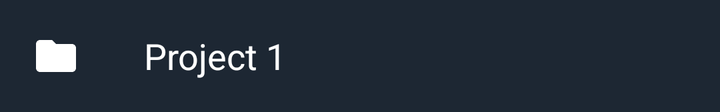
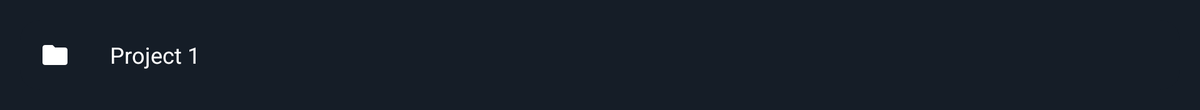

An Android layout and its configuration variant, each rendered on a device that would load it. The default file and the variant file are quoted in full after the pictures.
<!-- AndroidManifest.xml: application theme AppTheme.Dark -->
<!-- res/layout/fragment_repository_tree_item.xml -->
<?xml version="1.0" encoding="utf-8"?>
<layout xmlns:android="http://schemas.android.com/apk/res/android"
    xmlns:app="http://schemas.android.com/apk/res-auto"
    xmlns:tools="http://schemas.android.com/tools">

    <LinearLayout
        android:id="@+id/constraintLayoutFileItem"
        android:layout_width="match_parent"
        android:layout_height="56dp"
        android:background="?attr/recyclerItemBackgroundColor"
        android:foreground="?attr/selectableItemBackground"
        android:gravity="center_vertical"
        android:orientation="horizontal">

        <android.support.v7.widget.AppCompatImageView
            android:id="@+id/appCompatImageViewFile"
            android:layout_width="24dp"
            android:layout_height="24dp"
            android:layout_marginStart="16dp"
            android:scaleType="centerInside"
            android:tint="?attr/recyclerItemIconsColor"
            app:layout_constraintBottom_toBottomOf="parent"
            app:layout_constraintStart_toStartOf="parent"
            app:layout_constraintTop_toTopOf="parent"
            tools:src="@drawable/ic_folder_white_24dp" />

        <android.support.v7.widget.AppCompatTextView
            android:id="@+id/appCompatTextViewFileItemTitle"
            style="@style/TextAppearance.AppCompat.Medium"
            android:layout_width="0dp"
            android:layout_height="wrap_content"
            android:layout_marginBottom="8dp"
            android:layout_marginTop="8dp"
            android:layout_weight="1"
            android:ellipsize="end"
            android:gravity="bottom"
            android:maxLines="1"
            android:paddingLeft="32dp"
            android:paddingRight="32dp"
            android:textColor="?attr/recyclerItemPrimaryTextColor"
            app:layout_constraintBottom_toBottomOf="parent"
            app:layout_constraintStart_toEndOf="@+id/appCompatImageViewFile"
            app:layout_constraintTop_toTopOf="parent"
            tools:text="Project 1" />

        <android.support.v7.widget.AppCompatImageView
            android:id="@+id/appCompatImageViewFileMenu"
            android:layout_width="24dp"
            android:layout_height="24dp"
            android:layout_marginEnd="16dp"
            android:background="?attr/selectableItemBackgroundBorderless"
            android:clickable="true"
            android:focusable="true"
            android:tint="?attr/recyclerItemIconsColor"
            android:visibility="gone"
            app:layout_constraintBottom_toBottomOf="parent"
            app:layout_constraintEnd_toEndOf="parent"
            app:layout_constraintTop_toTopOf="parent"
            app:srcCompat="@drawable/ic_more_vert_white_24dp" />

    </LinearLayout>

</layout>
<!-- resources referenced by this layout -->
<resources>
  <!-- drawable ic_folder_white_24dp (drawable) -->
  <vector android:height="24dp"
          android:tint="#FFFFFF"
          android:viewportHeight="24.0"
          android:viewportWidth="24.0"
          android:width="24dp"
          xmlns:android="http://schemas.android.com/apk/res/android">
      <path
              android:fillColor="#FF000000"
              android:pathData="M10,4H4c-1.1,0 -1.99,0.9 -1.99,2L2,18c0,1.1 0.9,2 2,2h16c1.1,0 2,-0.9 2,-2V8c0,-1.1 -0.9,-2 -2,-2h-8l-2,-2z"/>
  </vector>
  <!-- drawable ic_more_vert_white_24dp (drawable) -->
  <vector android:height="24dp"
          android:tint="#FFFFFF"
          android:viewportHeight="24.0"
          android:viewportWidth="24.0"
          android:width="24dp"
          xmlns:android="http://schemas.android.com/apk/res/android">
      <path
              android:fillColor="#FF000000"
              android:pathData="M12,8c1.1,0 2,-0.9 2,-2s-0.9,-2 -2,-2 -2,0.9 -2,2 0.9,2 2,2zM12,10c-1.1,0 -2,0.9 -2,2s0.9,2 2,2 2,-0.9 2,-2 -0.9,-2 -2,-2zM12,16c-1.1,0 -2,0.9 -2,2s0.9,2 2,2 2,-0.9 2,-2 -0.9,-2 -2,-2z"/>
  </vector>
  <style name="AppTheme" parent="Theme.AppCompat.Light.DarkActionBar">
          <item name="android:windowDrawsSystemBarBackgrounds">true</item>
          <item name="android:navigationBarColor">@color/darkPrimaryColor</item>
          <item name="coordinatorLayoutStyle">@style/Widget.Design.CoordinatorLayout</item>
      </style>
  <color name="darkPrimaryColor">#222E3C</color>
  <color name="darkPrimaryDarkColor">#1A212C</color>
  <color name="darkSecondaryColor">#1DA1F2</color>
  <color name="darkPrimaryBackgroundColor">#151D27</color>
  <color name="darkPrimaryLightColor">#1D2733</color>
  <color name="darkPrimaryTextColor">#ffffff</color>
  <color name="darkSecondaryTextColor">#eff2f3</color>
  <color name="rippleColor">#4f5d6e</color>
  <style name="DialogStyleDark" parent="ThemeOverlay.AppCompat.Dialog">
          <item name="android:background">@color/darkPrimaryBackgroundColor</item>
          <item name="android:textColorAlertDialogListItem">@color/darkPrimaryTextColor</item>
          <item name="android:textColorPrimary">@color/darkPrimaryTextColor</item>
          <item name="android:textColorSecondary">@color/darkPrimaryTextColor</item>
          <item name="android:textColor">@color/darkPrimaryTextColor</item>
      </style>
  <color name="darkSecondaryLightColor">#50cff9</color>
  <color name="darkTertiaryBackgroundColor">#b5bcc2</color>
  <style name="SpinnerStyleDark" parent="Widget.AppCompat.TextView.SpinnerItem">
          <item name="android:textColor">@color/normalSecondaryInverseTextColor</item>
          <item name="android:textColorPrimary">@color/normalSecondaryInverseTextColor</item>
          <item name="android:textColorSecondary">@color/normalSecondaryInverseTextColor</item>
      </style>
  <color name="normalSecondaryInverseTextColor">#ffffff</color>
  <!-- some entries are left out for length -->
</resources>
<!-- res/layout-w820dp/fragment_repository_tree_item.xml (the repository's variant of the layout above) -->
<!-- drawn on a 7-inch tablet turned sideways -->
<?xml version="1.0" encoding="utf-8"?>
<layout xmlns:android="http://schemas.android.com/apk/res/android"
    xmlns:app="http://schemas.android.com/apk/res-auto"
    xmlns:tools="http://schemas.android.com/tools">

    <android.support.v7.widget.CardView
        android:layout_width="match_parent"
        android:layout_height="wrap_content"
        android:layout_margin="16dp"
        android:foreground="?attr/selectableItemBackground"
        app:cardBackgroundColor="?attr/generalPrimaryBackground"
        app:cardCornerRadius="16dp"
        app:cardElevation="0dp">

        <LinearLayout
            android:id="@+id/constraintLayoutFileItem"
            android:layout_width="match_parent"
            android:layout_height="56dp"
            android:gravity="center_vertical"
            android:orientation="horizontal">

            <android.support.v7.widget.AppCompatImageView
                android:id="@+id/appCompatImageViewFile"
                android:layout_width="24dp"
                android:layout_height="24dp"
                android:layout_marginStart="16dp"
                android:scaleType="centerInside"
                android:tint="?attr/recyclerItemIconsColor"
                app:layout_constraintBottom_toBottomOf="parent"
                app:layout_constraintStart_toStartOf="parent"
                app:layout_constraintTop_toTopOf="parent"
                tools:src="@drawable/ic_folder_white_24dp" />

            <android.support.v7.widget.AppCompatTextView
                android:id="@+id/appCompatTextViewFileItemTitle"
                style="@style/TextAppearance.AppCompat.Medium"
                android:layout_width="0dp"
                android:layout_height="wrap_content"
                android:layout_marginBottom="8dp"
                android:layout_marginTop="8dp"
                android:layout_weight="1"
                android:ellipsize="end"
                android:gravity="bottom"
                android:maxLines="1"
                android:paddingLeft="32dp"
                android:paddingRight="32dp"
                android:textColor="?attr/recyclerItemPrimaryTextColor"
                app:layout_constraintBottom_toBottomOf="parent"
                app:layout_constraintStart_toEndOf="@+id/appCompatImageViewFile"
                app:layout_constraintTop_toTopOf="parent"
                tools:text="Project 1" />

            <android.support.v7.widget.AppCompatImageView
                android:id="@+id/appCompatImageViewFileMenu"
                android:layout_width="24dp"
                android:layout_height="24dp"
                android:layout_marginEnd="16dp"
                android:background="?attr/selectableItemBackgroundBorderless"
                android:clickable="true"
                android:focusable="true"
                android:tint="?attr/recyclerItemIconsColor"
                android:visibility="gone"
                app:layout_constraintBottom_toBottomOf="parent"
                app:layout_constraintEnd_toEndOf="parent"
                app:layout_constraintTop_toTopOf="parent"
                app:srcCompat="@drawable/ic_more_vert_white_24dp" />

        </LinearLayout>

    </android.support.v7.widget.CardView>

</layout>
